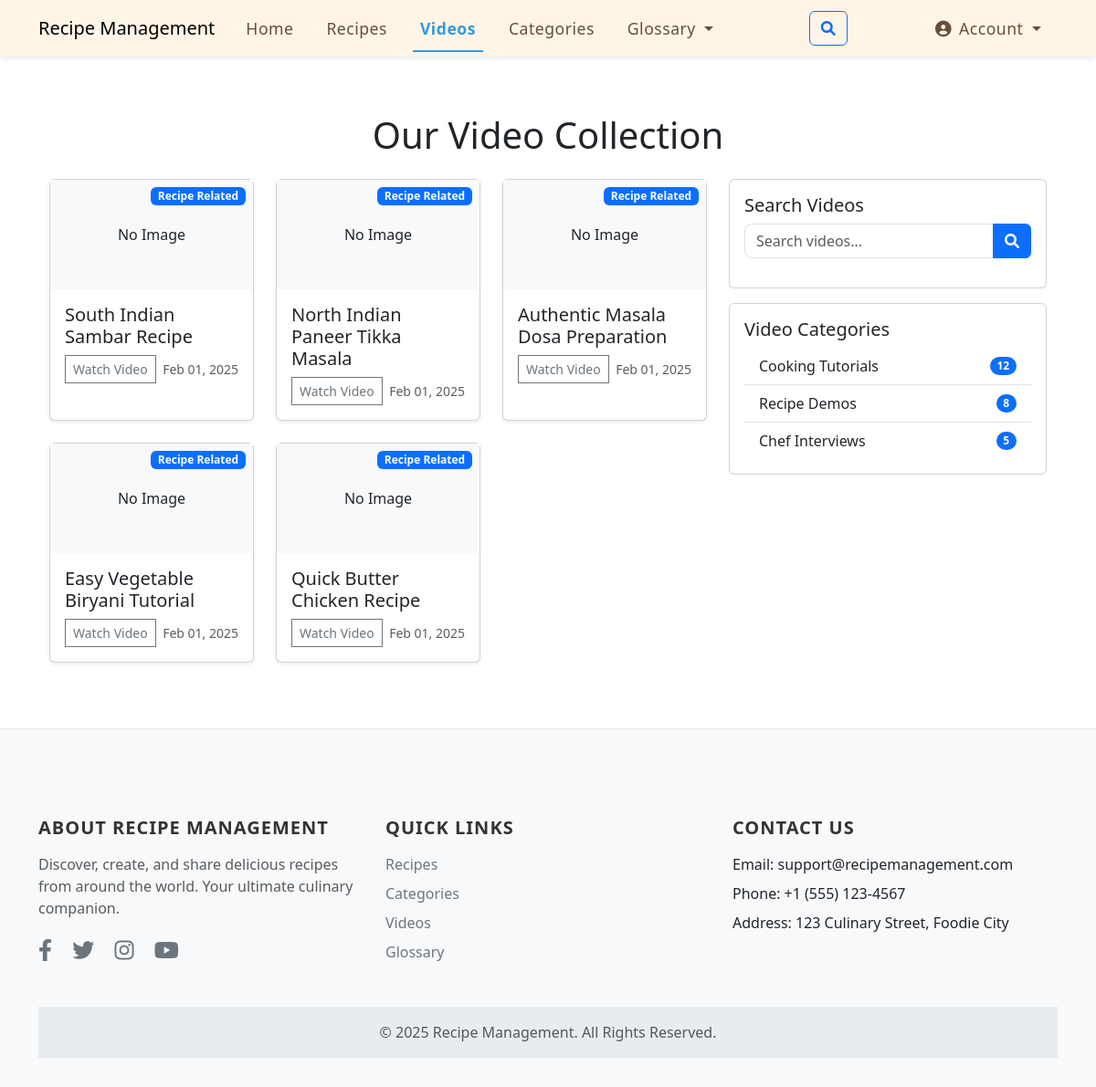
Screenshot of /videos/ with the database file from the repository.
### videos/models.py (models this page shows, shortened)
class YtVideo(models.Model):
    VIDEO_TYPE = (
        ('YouTube', 'YouTube'),
        ('Hosted', 'Hosted'),
    )
    video_name = models.CharField(max_length=400, null=True)
    slug = models.SlugField(max_length=450, unique=True, null=True,blank=True)
    categories = TreeManyToManyField(Category, related_name='ytvideos')
    recipe  = models.ForeignKey(Recipe, on_delete=models.SET_NULL,null=True, blank=True)
    video_type = models.CharField(choices=VIDEO_TYPE, default="YouTube",max_length=100,null=True,blank=True)
    thumbnail = models.ImageField(upload_to='youtube/thumbnail/%Y/%m/%d/', null=True,blank=True)
    photo = models.ImageField(upload_to='youtube/photo/%Y/%m/%d/',null=True, blank=True)
    ytvideo_link = models.URLField(max_length=600, null=True,blank=True)
    ytvideo_code = models.CharField(max_length=300, null=True,blank=True)
    ytplay_code = models.CharField(max_length=300,default="?autoplay=1",null=True,blank=True)
    embed_code = models.TextField(null=True,blank=True)
    created_on = models.DateTimeField(default=timezone.now)
    updated_on = models.DateTimeField(auto_now=True)
    status = models.IntegerField(choices=STATUS, default=0)
    class Meta:
        verbose_name ='YouTube Video'
        verbose_name_plural =' YouTube Videos'
    def get_url(self):
         return reverse('video_detail', args=[self.slug])

### videos/views.py (the view)
# urls.py: path('', views.video_list, name='video_list'),
def video_list(request):
    videos_list = YtVideo.objects.order_by('-created_on')
    paginator = Paginator(videos_list, 12)  # Show 12 videos per page
    page = request.GET.get('page')
    try:
        videos = paginator.page(page)
    except PageNotAnInteger:
        videos = paginator.page(1)
    except EmptyPage:
        videos = paginator.page(paginator.num_pages)
    context = {
        'videos': videos,
        'page_obj': videos,
        'is_paginated': videos.has_other_pages()
    }
    return render(request, 'videos/video_list.html', context)

### templates/videos/video_list.html (shortened to what this page needs)
{% extends 'base.html' %}
{% load static %}
{% block content %}
<div class="container">
    <h1 class="mb-4 text-center">Our Video Collection</h1>
    <div class="row">
        <div class="col-md-8">
            <div class="row">
                {% for video in videos %}
                <div class="col-lg-4 col-md-4 col-sm-6 mb-4">
                    <div class="card h-100 shadow-sm">
                        <div class="position-relative">
                            {% if video.thumbnail %}
                                <img src="{{ video.thumbnail.url }}" class="card-img-top" alt="{{ video.video_name }}">
                            {% elif video.photo %}
                                <img src="{{ video.photo.url }}" class="card-img-top" alt="{{ video.video_name }}">
                            {% else %}
                                <div class="bg-light text-center py-5">No Image</div>
                            {% endif %}
                            {% if video.recipe %}
                            <span class="badge bg-primary position-absolute top-0 end-0 m-2">
                                Recipe Related
                            </span>
                            {% endif %}
                        </div>
                        <div class="card-body">
                            <h5 class="card-title mb-2">{{ video.video_name|truncatechars:50 }}</h5>
                            <div class="d-flex justify-content-between align-items-center">
                                <div class="btn-group">
                                    <a href="{{ video.get_url }}" class="btn btn-sm btn-outline-secondary">
                                        Watch Video
                                    </a>
                                </div>
                                <small class="text-muted">
                                    {{ video.created_on|date:"M d, Y" }}
                                </small>
                            </div>
                        </div>
                    </div>
                </div>
                {% empty %}
                <div class="col-12">
                    <div class="alert alert-info text-center" role="alert">
                        No videos available at the moment.
                    </div>
                </div>
                {% endfor %}
            </div>
        </div>
        <div class="col-md-4">
            <div class="card">
                <div class="card-body">
                    <h5 class="card-title">Search Videos</h5>
                    <form method="get" action="{% url 'video_list' %}">
                        <div class="input-group mb-3">
                            <input type="text" name="q" class="form-control" placeholder="Search videos..."
                                   value="{{ request.GET.q }}">
                            <button class="btn btn-primary" type="submit">
                                <i class="fas fa-search"></i>
                            </button>
                        </div>
                    </form>
                </div>
            </div>
            <div class="card mt-3">
                <div class="card-body">
                    <h5 class="card-title">Video Categories</h5>
                    <ul class="list-group list-group-flush">
                        <li class="list-group-item d-flex justify-content-between align-items-center">
                            Cooking Tutorials
                            <span class="badge bg-primary rounded-pill">12</span>
                        </li>
                        <li class="list-group-item d-flex justify-content-between align-items-center">
                            Recipe Demos
                            <span class="badge bg-primary rounded-pill">8</span>
                        </li>
                        <li class="list-group-item d-flex justify-content-between align-items-center">
                            Chef Interviews
                            <span class="badge bg-primary rounded-pill">5</span>
                        </li>
                    </ul>
                </div>
            </div>
        </div>
    </div>
</div>
{% endblock %}

### templates/base.html (style rules this page uses)
body { padding-top: 0; }
.container { margin-top: 0; }
.form-select, .form-control { border-radius: 0.5rem; }
.btn-group > .btn { border-radius: 0.5rem; }
.btn-group > .btn:first-child { border-top-right-radius: 0; border-bottom-right-radius: 0; }
.btn-group > .btn:last-child { border-top-left-radius: 0; border-bottom-left-radius: 0; }
.input-group > .form-control, .input-group > .form-select { margin-right: -1px; }
body { padding-top: 100px; }
html { scroll-behavior: smooth; }

### rows the page displays
YtVideo: thumbnail "No Image", shows "Recipe Related", video_name "South Indian Sambar Recipe", created_on "Feb 01, 2025"
YtVideo: thumbnail "No Image", shows "Recipe Related", video_name "North Indian Paneer Tikka Masala", created_on "Feb 01, 2025"
YtVideo: thumbnail "No Image", shows "Recipe Related", video_name "Authentic Masala Dosa Preparation", created_on "Feb 01, 2025"
YtVideo: thumbnail "No Image", shows "Recipe Related", video_name "Easy Vegetable Biryani Tutorial", created_on "Feb 01, 2025"
YtVideo: thumbnail "No Image", shows "Recipe Related", video_name "Quick Butter Chicken Recipe", created_on "Feb 01, 2025"
